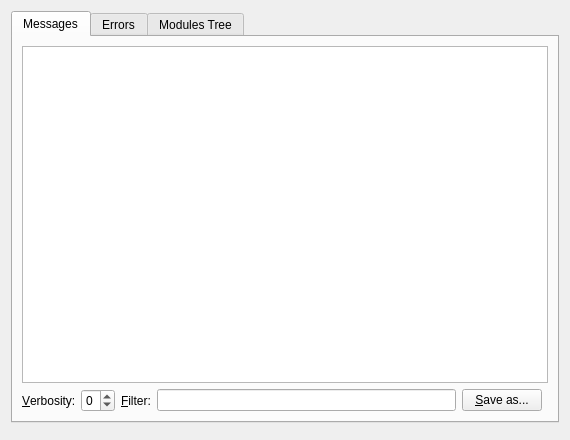
<?xml version="1.0" encoding="UTF-8"?>
<ui version="4.0">
 <class>messagesPanelWidget</class>
 <widget class="QWidget" name="messagesPanelWidget">
  <property name="geometry">
   <rect>
    <x>0</x>
    <y>0</y>
    <width>570</width>
    <height>440</height>
   </rect>
  </property>
  <property name="windowTitle">
   <string>Messages</string>
  </property>
  <layout class="QVBoxLayout" name="verticalLayout_2">
   <item>
    <widget class="QTabWidget" name="mainTab">
     <property name="currentIndex">
      <number>0</number>
     </property>
     <widget class="QWidget" name="tab">
      <attribute name="title">
       <string>Messages</string>
      </attribute>
      <layout class="QGridLayout" name="msgLayout">
       <item row="0" column="0" colspan="6">
        <widget class="QPlainTextEdit" name="messages">
         <property name="horizontalScrollBarPolicy">
          <enum>Qt::ScrollBarAlwaysOff</enum>
         </property>
         <property name="readOnly">
          <bool>true</bool>
         </property>
        </widget>
       </item>
       <item row="1" column="0">
        <widget class="QLabel" name="label">
         <property name="text">
          <string>&amp;Verbosity:</string>
         </property>
         <property name="buddy">
          <cstring>verbosityBox</cstring>
         </property>
        </widget>
       </item>
       <item row="1" column="1">
        <widget class="QVLCDebugLevelSpinBox" name="verbosityBox">
         <property name="wrapping">
          <bool>true</bool>
         </property>
         <property name="minimum">
          <number>0</number>
         </property>
         <property name="maximum">
          <number>2</number>
         </property>
         <property name="value">
          <number>0</number>
         </property>
        </widget>
       </item>
       <item row="1" column="2">
        <widget class="QLabel" name="label_2">
         <property name="text">
          <string>&amp;Filter:</string>
         </property>
         <property name="buddy">
          <cstring>filterEdit</cstring>
         </property>
        </widget>
       </item>
       <item row="1" column="3">
        <widget class="QLineEdit" name="filterEdit">
         <property name="minimumSize">
          <size>
           <width>80</width>
           <height>0</height>
          </size>
         </property>
        </widget>
       </item>
       <item row="1" column="4">
        <widget class="QPushButton" name="saveLogButton">
         <property name="text">
          <string>&amp;Save as...</string>
         </property>
        </widget>
       </item>
      </layout>
     </widget>
     <widget class="QWidget" name="tab_3">
      <attribute name="title">
       <string>Errors</string>
      </attribute>
      <layout class="QGridLayout" name="gridLayout_2">
       <item row="0" column="0">
        <widget class="QPlainTextEdit" name="errors">
         <property name="horizontalScrollBarPolicy">
          <enum>Qt::ScrollBarAlwaysOff</enum>
         </property>
         <property name="readOnly">
          <bool>true</bool>
         </property>
        </widget>
       </item>
      </layout>
     </widget>
     <widget class="QWidget" name="tab_2">
      <attribute name="title">
       <string>Modules Tree</string>
      </attribute>
      <layout class="QGridLayout" name="gridLayout">
       <item row="0" column="0">
        <widget class="QTreeWidget" name="modulesTree">
         <column>
          <property name="text">
           <string notr="true">1</string>
          </property>
         </column>
        </widget>
       </item>
      </layout>
     </widget>
    </widget>
   </item>
   <item>
    <widget class="QDialogButtonBox" name="bottomButtonsBox">
     <property name="standardButtons">
      <set>QDialogButtonBox::NoButton</set>
     </property>
    </widget>
   </item>
  </layout>
 </widget>
 <customwidgets>
  <customwidget>
   <class>QVLCDebugLevelSpinBox</class>
   <extends>QSpinBox</extends>
   <header>widgets/native/customwidgets.hpp</header>
  </customwidget>
 </customwidgets>
 <resources/>
 <connections/>
</ui>
